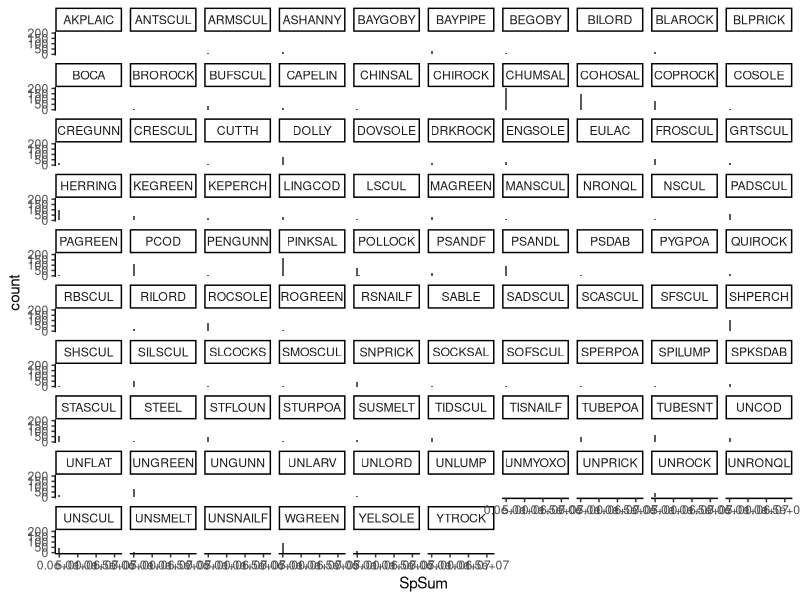
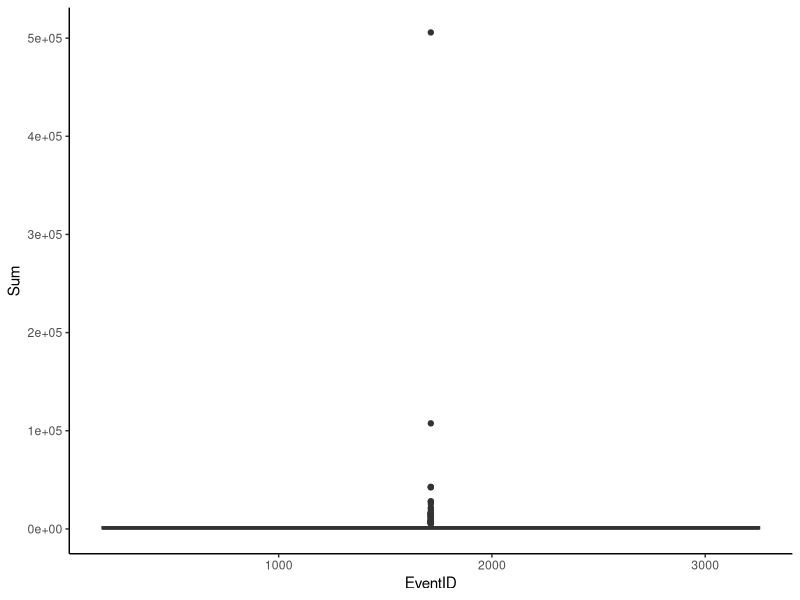
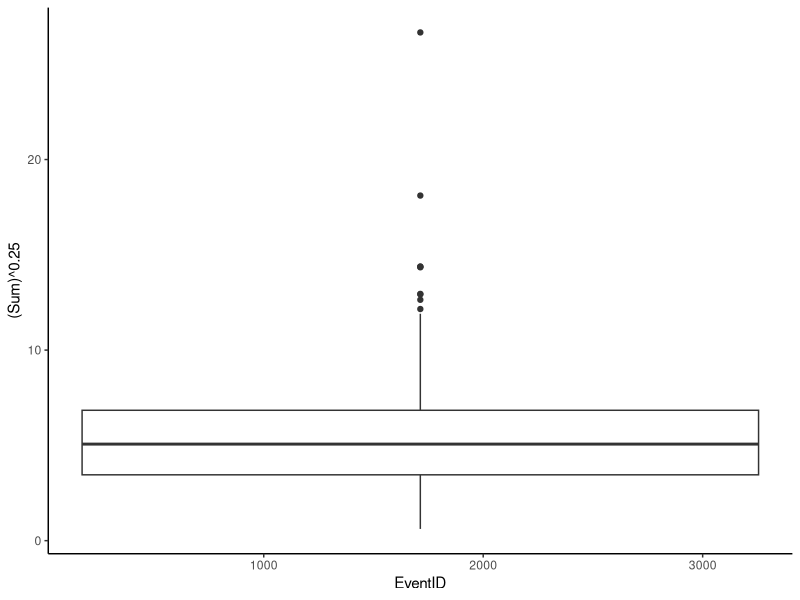
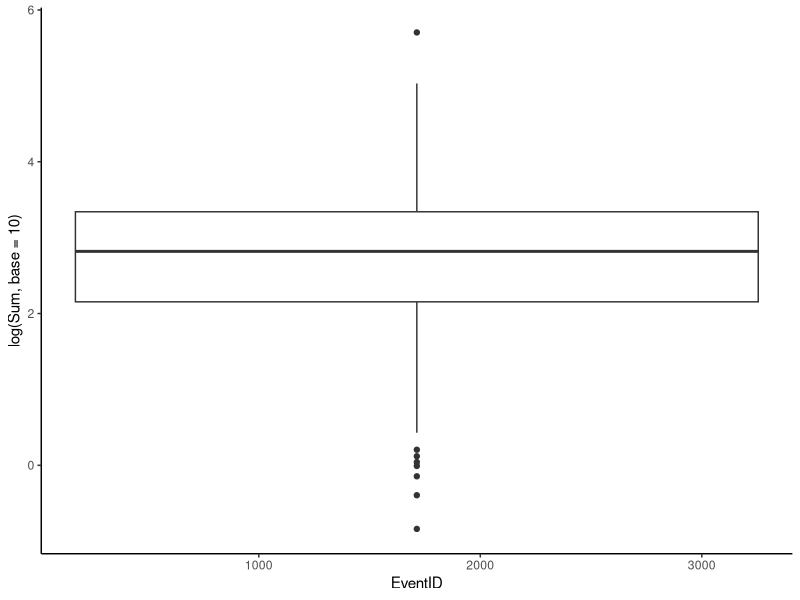
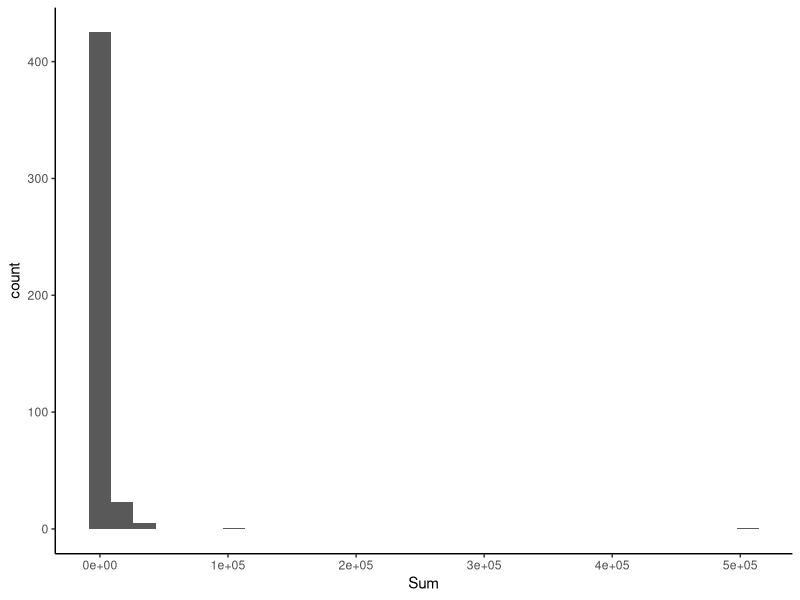
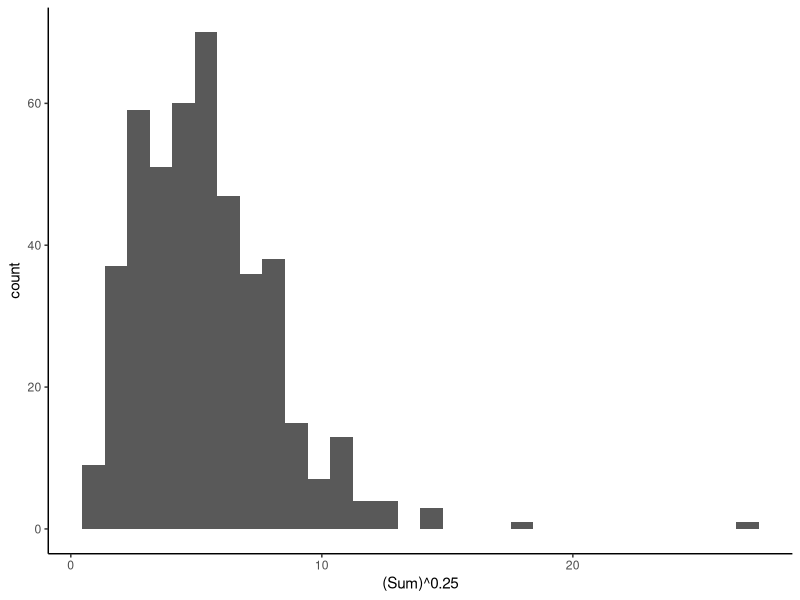
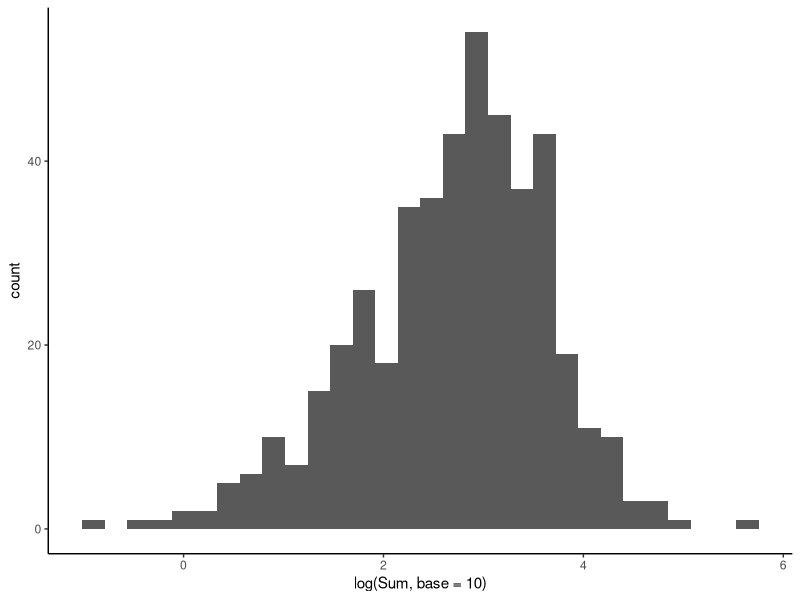
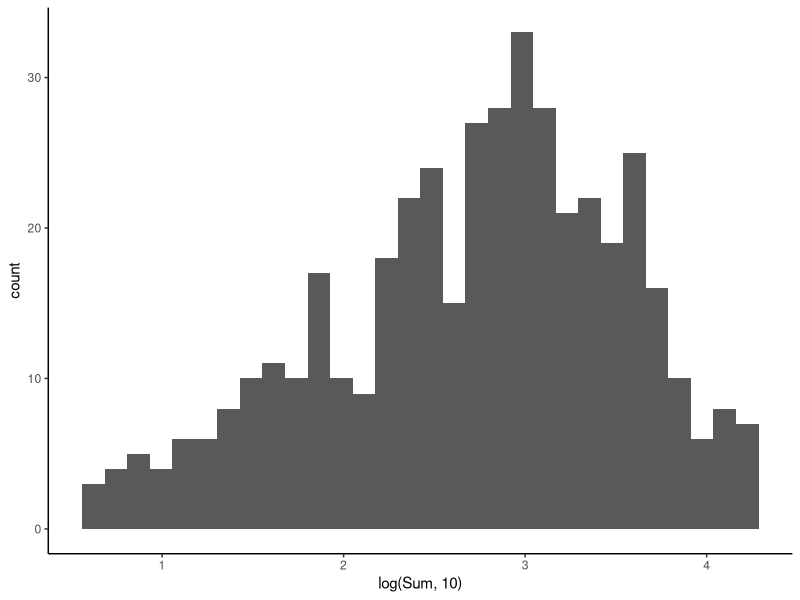

Source code (R) for these figures, in order: (Note: this script raises an error after producing the figures.)
## ---- chunk 1
knitr::opts_chunk$set(echo = TRUE)
## ---- chunk 2
dat <- read.csv("Data/SEAK_EventID_mass.csv", header = TRUE, stringsAsFactors = TRUE)
## ---- chunk 3
library(dplyr)
library(tidyr)
library(vegan)
library(ggplot2)
theme_set(theme_classic())
## ---- chunk 4
dat.sum <- dat %>%
  group_by(EventID, SpCode) %>% 
  summarise(SpSum = sum(mass_g))
  
ggplot(dat.sum) +
  geom_histogram(aes(SpSum)) +
  facet_wrap(~SpCode)
## ---- chunk 5
## Species filtering ##
dat.filt <- dat %>% 
  filter(SpCode != "PINKSAL" & SpCode != "CHINSAL" & SpCode != "CHUMSAL" & SpCode != "COHOSAL" & SpCode != "SOCKSAL" & SpCode != "POLLOCK" & SpCode != "PSANDL" & SpCode != "HERRING")

## Site data ##
names(dat.filt)
site <- unique(dat.filt[, c(1, 3:17)])
duplicated(site$EventID)

## Fish data ##
fish <- dat.filt[, c(1, 2, 18)]
duplicated(fish)
fish <- spread(fish, SpCode, mass_g)
fish[is.na(fish)] <- 0
colSums(fish) # UNLARV has no data whatsoever
fish <- fish[, c(1:76, 78:89)] # removing UNLARV
## ---- chunk 6
## Covnert to P/A ##
fish.pa <- ifelse(fish[,2:88] > 0, 1, 0)
fish.pa <- data.frame(cbind(EventID = fish$EventID), fish.pa)

## Calculate species totals ##
sp.total <- colSums(fish.pa[,2:88])

## Calculate freq of occurance ##
sp.fq <- (sp.total/nrow(fish)) * 100

## Rare species ##
rare.sp <- ifelse(sp.fq < 1, names(sp.fq), NA)
rare.sp <- rare.sp[!is.na(rare.sp)]

## Filter out rare speces ##
fish <- fish[, -which(names(fish) %in% names(rare.sp))]
## ---- chunk 7
## EventID sums ##
event.sum <- data.frame(EventID = fish$EventID,
                        Sum = rowSums(fish[, 2:60]))
## Plots ##
# Box plots #
ggplot(event.sum) +
  geom_boxplot(aes(x = EventID, y = Sum))

ggplot(event.sum) +
  geom_boxplot(aes(x = EventID, y = (Sum)^0.25))

ggplot(event.sum) +
  geom_boxplot(aes(x = EventID, y = log(Sum, base = 10)))

# Histograms #
ggplot(event.sum) +
  geom_histogram(aes(Sum))

ggplot(event.sum) +
  geom_histogram(aes((Sum)^.25))

ggplot(event.sum) +
  geom_histogram(aes(log(Sum, base = 10)))

quantile(log(event.sum$Sum, base = 10), probs = c(0.025, 0.975))
## ---- chunk 8
filt <- event.sum %>%
  filter(log(Sum, base = 10) > 0.5766482 & log(Sum, base = 10) < 4.2300721)

ggplot(filt) +
  geom_histogram(aes(log(Sum, 10)))

fish <- subset(fish, fish$EventID %in% filt$EventID)
## ---- chunk 9
## Transform ##
fish.trsfm <- data.frame(log(fish[, 2:60], base = 10))

## Convert Inf to Zero ##
fish.trsfm[mapply(is.infinite, fish.trsfm)] <- 0
## ---- chunk 10
## To species maximum ##
fish.std <- scale(fish.trsfm, center = FALSE, scale = apply(fish.trsfm, 2, max))

## To EventID total ##
fish.std <- fish.std/rowSums(fish.trsfm)
## ---- chunk 11
dist.bray <- vegdist(fish.std, method = "bray")

## Assign row names as event ID ##
row.names(mds$points) <- fish$EventID
## ---- chunk 12
pca <- princomp(dist.bray)
summary(pca)
biplot(pca, cex = .5)
## ---- chunk 13
mds <- metaMDS(dist.bray)
mds.xy <- data.frame(mds$points)
mds.xy$EventID <- fish$EventID
mds.xy <- merge(mds.xy, site, by = "EventID", all.x = TRUE)


ggplot(mds.xy) +
  geom_point(aes(MDS1, MDS2, color = month))
## ---- chunk 14
mod1 <- adonis2(dist.bray ~ habitat + month + temp_c, data = mds.xy, permutations = 9999)
mod1
